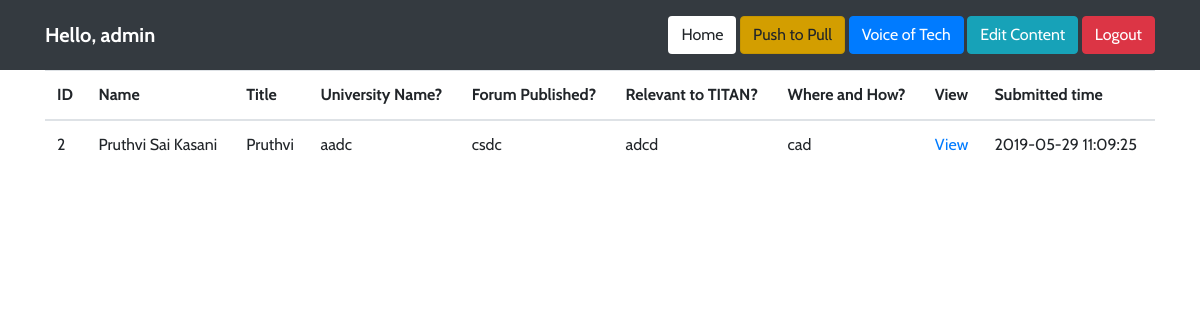
/pushpull_data.php (signed in), run on the app's committed database.
### tables this page shows
CREATE TABLE `pushpull` (
  `id` int(11) NOT NULL,
  `userid` varchar(1000) NOT NULL,
  `title` varchar(1000) NOT NULL,
  `univname` varchar(1000) NOT NULL,
  `forum` varchar(1000) NOT NULL,
  `relevant` varchar(1000) NOT NULL,
  `wherehow` varchar(1000) NOT NULL,
  `paper_location` varchar(1000) NOT NULL,
  `timestamp` timestamp NOT NULL DEFAULT CURRENT_TIMESTAMP ON UPDATE CURRENT_TIMESTAMP
);

CREATE TABLE `accounts` (
  `id` int(11) NOT NULL,
  `firstname` text NOT NULL,
  `lastname` text NOT NULL,
  `email` text NOT NULL,
  `type` text NOT NULL,
  `password` text NOT NULL,
  `designation` text NOT NULL,
  `institute` text NOT NULL,
  `expertise` text NOT NULL
);

### functions.php (called while the page is built, shortened)
<?php
function fetchAll($query){
	$con = new PDO(DBINFO,DBUSER,DBPASS);
	$stmt = $con->query($query);
	return $stmt->fetchAll();
}
?>

### pushpull_data.php (the view, shortened to what this page needs)
<?php
include("functions.php");
?>
<!doctype html>
<html lang="en">
  <head>
    	<link rel="stylesheet" href="https://stackpath.bootstrapcdn.com/bootstrap/4.2.1/css/bootstrap.min.css"
>
    <link rel="stylesheet" href="https://use.fontawesome.com/releases/v5.6.3/css/all.css"
>
    <link rel="stylesheet" href="https://maxcdn.bootstrapcdn.com/bootstrap/4.2.1/css/bootstrap.min.css">
  </head>
    <header>
      <div class="navbar navbar-dark bg-dark box-shadow">
        <div class="container d-flex justify-content-between">
          <a href="#" class="navbar-brand d-flex align-items-center">
            <strong>Hello, <?php echo 'admin'?></strong>
          </a>
		  <div class="pull-right">
                <a href="console.php" style="text-decoration:none;color:white;"><button name="edit" style="background:white;" class="btn btn-default my-2">Home</button></a>
                <a href="pushpull_data.php" style="text-decoration:none;color:white;"><button name="edit" class="btn btn-warning my-2 active">Push to Pull</button></a>
                <a href="voiceoftech_data.php" style="text-decoration:none;color:white;"><button name="edit" class="btn btn btn-primary my-2">Voice of Tech</button></a>
                <a href="#" data-toggle="modal" data-target="#myModal" style="text-decoration:none;color:white;"><button name="edit" class="btn btn-info my-2">Edit Content</button></a>
				<button name="logout" class="btn btn-danger my-2">Logout</button>
		  </div>
        </div>
      </div>
    </header>
    <?php
    $link = mysqli_connect("localhost","root","","user_approvals");
    $userid = $_SESSION['id'];
    ?>
    <body>
	<div class="container">
	<?php
		 $query = "SELECT * FROM `pushpull`;";
			if(count(fetchAll($query)) > 0)
			{
				echo "<table class='table'>
				<thead>
				  <tr>
					<th>ID</th>
					<th>Name</th>
					<th>Title</th>
					<th>University Name?</th>
					<th>Forum Published?</th>
					<th>Relevant to TITAN?</th>
					<th>Where and How?</th>
					<th>View</th>
					<th>Submitted time</th>
				  </tr>
				</thead>
				<tbody>";
				foreach(fetchAll($query) as $row)
				{
				echo "<tr>
					<td>".$row['userid']."</td>";
					$user_query = "SELECT * FROM `accounts` WHERE id=".$userid;
                    $user_retrieval = mysqli_query($link,$user_query) or die(mysqli_error($link));
                    $row_user = mysqli_fetch_array($user_retrieval);
                    $fname = $row_user['firstname'];
                    $lname = $row_user['lastname'];
                    $name = $fname.' '.$lname;
                    echo
					"<td>".$name."</td>
					<td>".$row['title']."</td>
					<td>".$row['univname']."</td>
					<td>".$row['forum']."</td>
					<td>".$row['relevant']."</td>
                    <td>".$row['wherehow']."</td>
					<td><a href='".$row['paper_location']."' target='_new'>View</a></td>
					<td>".$row['timestamp']."</td>
				  </tr>" ?>
				<?php
				}
				echo"</tbody>
			  </table>";
			}
				else{
					echo "<p style='text-align:center; padding-top:50px;'>No pending requests </p>";
				}
				?>
        </div>
  </body>
</html>

### pushpull_data.php (style rules this page uses)
body { font-family: 'Cabin', sans-serif; }

### data on the page
pushpull: userid "2", accounts.firstname+lastname "Pruthvi Sai Kasani", title "Pruthvi", univname "aadc", forum "csdc", relevant "adcd", wherehow "cad", timestamp "2019-05-29 11:09:25"
